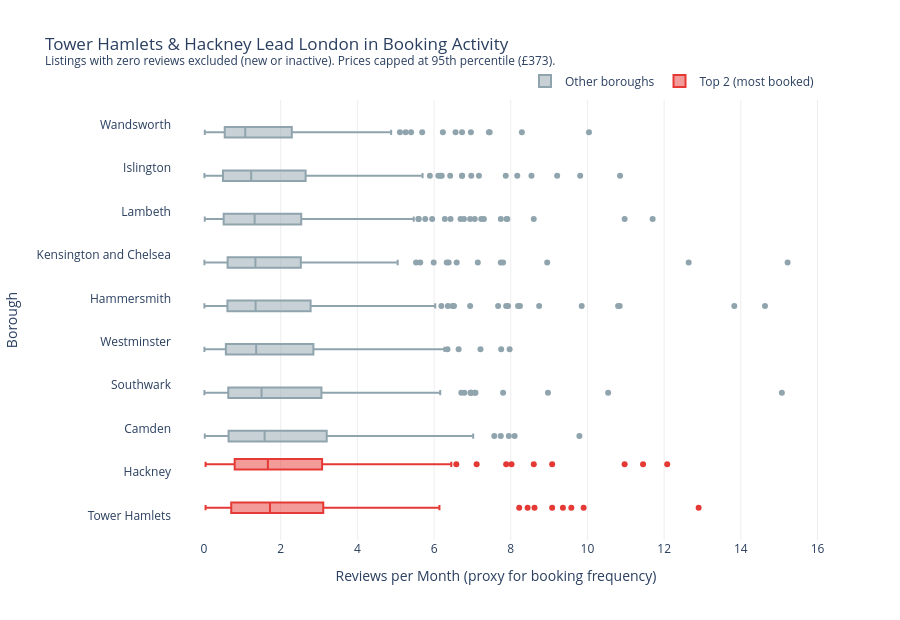

Write notebook code for a chart like this one.
### Markdown cell above
## Task 2 — Box plot: listing activity by borough

**What to build:** A **horizontal box plot** comparing listing activity (reviews per month) across London boroughs — reviews per month is a proxy for how frequently a listing is booked.

**Requirements:**
- Horizontal orientation (borough names are long)
- Sorted by median reviews per month (most active at top)
- Highlight the **two most active** boroughs in a different colour
- Outliers shown as individual points
- Insight title naming the two busiest boroughs

> 💡 Some listings have zero reviews — these are new or inactive listings. Filter them out with before plotting

### Code cell
# Task 2 — Box plot: listing activity by borough
import pandas as pd
import plotly.express as px

df = pd.read_csv('../data/airbnb_london.csv')
p95 = df['price'].quantile(0.95)
df_cap = df[df['price'] <= p95]

# Drop zero-review listings (new / inactive)
df_t2 = df_cap[df_cap['reviews_per_month'] > 0].copy()

# Sort boroughs by median reviews/month; ascending so top borough appears at top of chart
order = (
    df_t2.groupby('neighbourhood')['reviews_per_month']
    .median()
    .sort_values(ascending=True)
    .index.tolist()
)

# Two most active boroughs highlighted (Tower Hamlets median 1.72, Hackney 1.67)
top2 = ['Tower Hamlets', 'Hackney']
df_t2['highlight'] = df_t2['neighbourhood'].apply(
    lambda b: 'Top 2 (most booked)' if b in top2 else 'Other boroughs'
)

color_map = {
    'Top 2 (most booked)': '#E53935',   # red = standout
    'Other boroughs':       '#90A4AE'    # grey = background
}

fig = px.box(
    df_t2,
    x='reviews_per_month',
    y='neighbourhood',
    color='highlight',
    color_discrete_map=color_map,
    orientation='h',
    category_orders={'neighbourhood': order},
    points='outliers',
    labels={
        'reviews_per_month': 'Reviews per Month (proxy for booking frequency)',
        'neighbourhood': 'Borough',
        'highlight': ''
    },
    title=(
        'Tower Hamlets & Hackney Lead London in Booking Activity<br>'
        '<sup>Listings with zero reviews excluded (new or inactive). '
        'Prices capped at 95th percentile (£373).</sup>'
    )
)

fig.update_layout(
    plot_bgcolor='white', paper_bgcolor='white',
    legend=dict(orientation='h', yanchor='bottom', y=1.01, xanchor='right', x=1),
    height=620,
    margin=dict(l=130),
)
fig.update_xaxes(showgrid=True, gridcolor='#eeeeee')
fig.update_yaxes(showgrid=False)
fig.show()

### Figure 1 — Plotly figure (JSON) as saved in the notebook; plotly's stock layout.template omitted (floating-point values rounded to 4 significant figures; data arrays with more than 128 entries replaced by an {"elided": "..."} marker saying what was removed)
{"data": [{"alignmentgroup": "True", "boxpoints": "outliers", "hovertemplate": "=Other boroughs<br>Reviews per Month (proxy for booking frequency)=%{x}<br>Borough=%{y}<extra></extra>", "legendgroup": "Other boroughs", "marker": {"color": "#90A4AE"}, "name": "Other boroughs", "notched": false, "offsetgroup": "Other boroughs", "orientation": "h", "showlegend": true, "type": "box", "x": {"elided": "1869 float values"}, "x0": " ", "xaxis": "x", "y": {"elided": "1869 str values"}, "y0": " ", "yaxis": "y"}, {"alignmentgroup": "True", "boxpoints": "outliers", "hovertemplate": "=Top 2 (most booked)<br>Reviews per Month (proxy for booking frequency)=%{x}<br>Borough=%{y}<extra></extra>", "legendgroup": "Top 2 (most booked)", "marker": {"color": "#E53935"}, "name": "Top 2 (most booked)", "notched": false, "offsetgroup": "Top 2 (most booked)", "orientation": "h", "showlegend": true, "type": "box", "x": {"elided": "501 float values"}, "x0": " ", "xaxis": "x", "y": {"elided": "501 str values"}, "y0": " ", "yaxis": "y"}], "layout": {"boxmode": "group", "height": 620, "legend": {"orientation": "h", "title": {"text": ""}, "tracegroupgap": 0, "x": 1, "xanchor": "right", "y": 1.01, "yanchor": "bottom"}, "margin": {"l": 130}, "paper_bgcolor": "white", "plot_bgcolor": "white", "title": {"text": "Tower Hamlets & Hackney Lead London in Booking Activity<br><sup>Listings with zero reviews excluded (new or inactive). Prices capped at 95th percentile (£373).</sup>"}, "xaxis": {"anchor": "y", "domain": [0, 1], "gridcolor": "#eeeeee", "showgrid": true, "title": {"text": "Reviews per Month (proxy for booking frequency)"}}, "yaxis": {"anchor": "x", "categoryarray": ["Tower Hamlets", "Hackney", "Camden", "Southwark", "Westminster", "Hammersmith", "Kensington and Chelsea", "Lambeth", "Islington", "Wandsworth"], "categoryorder": "array", "domain": [0, 1], "showgrid": false, "title": {"text": "Borough"}}}}
